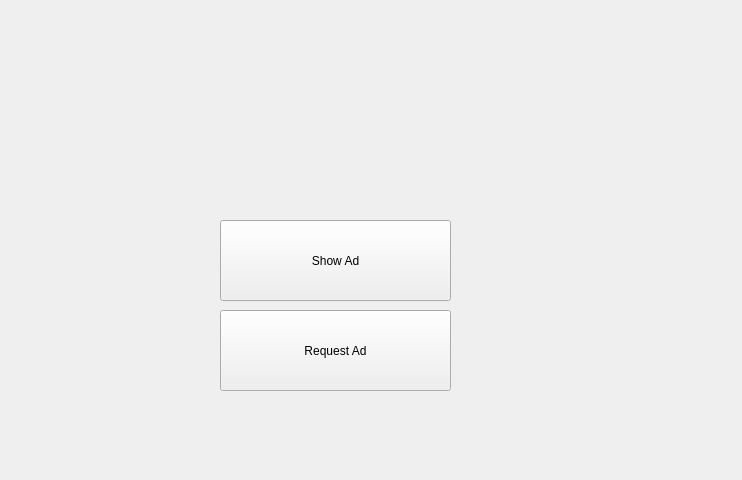
<?xml version="1.0" encoding="UTF-8"?>
<ui version="4.0">
 <class>MainWindow</class>
 <widget class="QMainWindow" name="MainWindow">
  <property name="geometry">
   <rect>
    <x>0</x>
    <y>0</y>
    <width>742</width>
    <height>480</height>
   </rect>
  </property>
  <property name="windowTitle">
   <string>MainWindow</string>
  </property>
  <widget class="QWidget" name="centralWidget">
   <widget class="QPushButton" name="pushButton">
    <property name="geometry">
     <rect>
      <x>220</x>
      <y>310</y>
      <width>231</width>
      <height>81</height>
     </rect>
    </property>
    <property name="text">
     <string>Request Ad</string>
    </property>
   </widget>
   <widget class="QPushButton" name="pushButton_2">
    <property name="geometry">
     <rect>
      <x>220</x>
      <y>220</y>
      <width>231</width>
      <height>81</height>
     </rect>
    </property>
    <property name="text">
     <string>Show Ad</string>
    </property>
   </widget>
  </widget>
 </widget>
 <layoutdefault spacing="6" margin="11"/>
 <resources/>
 <connections/>
</ui>
